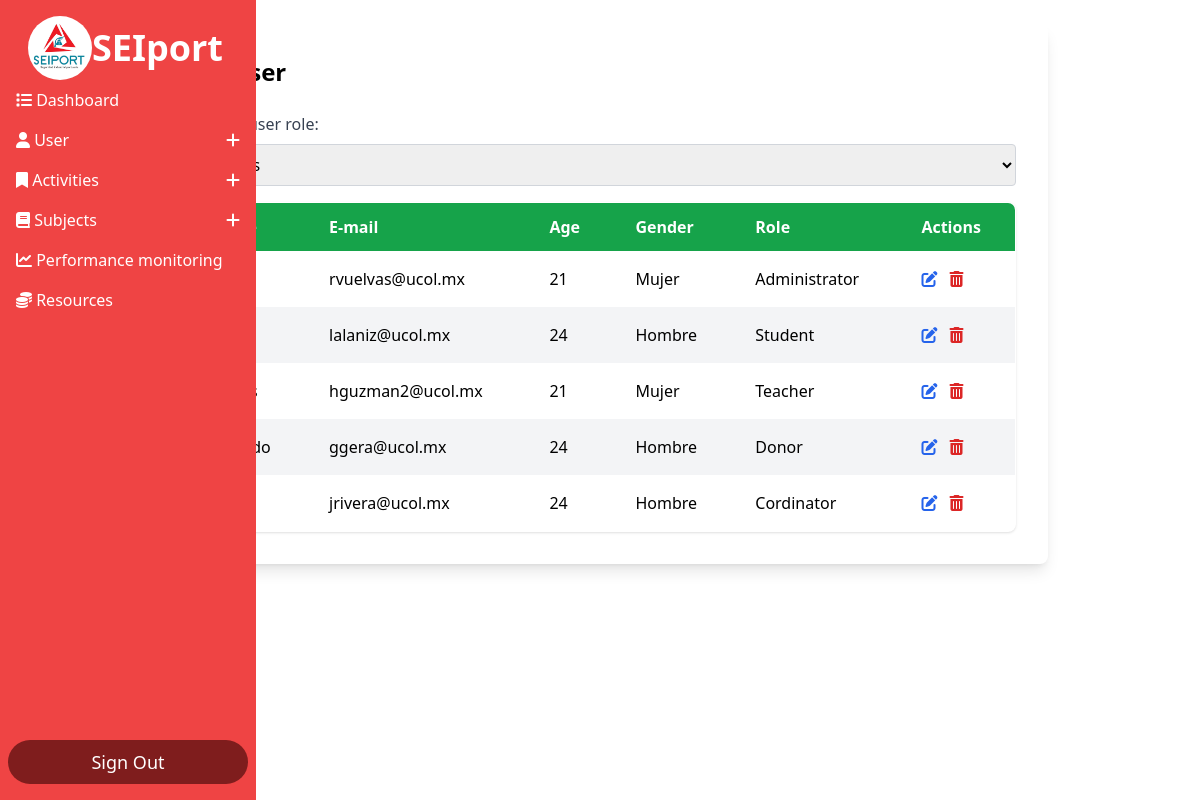
/Dashboard_Admin/dashboard.php?action=listar_usuarios (signed in), run on the app's committed database.
### tables this page shows
CREATE TABLE `usuarios` (
  `id` int(11) NOT NULL,
  `nombre` varchar(100) DEFAULT NULL,
  `correo` varchar(100) DEFAULT NULL,
  `password` varchar(10) NOT NULL,
  `genero` varchar(10) DEFAULT NULL,
  `edad` int(11) DEFAULT NULL,
  `tipo_usuario` varchar(50) DEFAULT NULL,
  `fecha_nac` date NOT NULL
);

### Dashboard_Admin/manejo_sesiones.php (called while the page is built, shortened)
<?php
    include '../Conexion/contacto.php';
    $showForm3 = isset($_GET['action']) && $_GET['action'] == 'listar_usuarios';
?>

### Conexion/conexion.php (called while the page is built, shortened)
<?php
	class Conexion
	{
		private $host='localhost';
		private $usuario='root';
		private $password = '';
		private $base='escuela';
		public $sentencia;
		private $conexion;
		private function abrir_conexion(){
			$this->conexion = new mysqli($this->host,$this->usuario,$this->password,$this->base);
		}
		public function obtener_sentencia(){
			$result = $this->conexion->query($this->sentencia);
			return $result;
		}
	}
?>

### Conexion/contacto.php (called while the page is built, shortened)
<?php
    include ("conexion.php");
    class Contacto extends Conexion {
        public function consultar(){
            $this->sentencia = "SELECT * FROM usuarios";
            $result = $this->obtener_sentencia();
            return $result;
        }
    }
?>

### Dashboard_Admin/listausuarios.php (the view, shortened to what this page needs)
<?php
require_once("../Conexion/contacto.php");
$obj = new Contacto();
$tipo_usuario = isset($_POST['tipo_usuario']) ? $_POST['tipo_usuario'] : '';
if ($tipo_usuario !== '') {
    $resultado = $obj->consultaxtipo($tipo_usuario);
} else {
    $resultado = $obj->consultar();
}
?>
<div class="max-w-4xl mx-auto bg-white p-8 rounded-lg shadow-lg">
    <h1 class="text-2xl font-bold mb-6">List user</h1>
    <form method="POST" class="mb-4" id="filterForm">
        <label for="tipo_usuario" class="block mb-2 text-gray-700">Filter by user role:</label>
        <select name="tipo_usuario" id="tipo_usuario" class="block w-full p-2 border border-gray-300 rounded" onchange="document.getElementById('filterForm').submit();">
            <option value="">All Roles</option>
        </select>
    </form>
    <table class="min-w-full table-auto border-collapse border border-gray-300 rounded-lg overflow-hidden shadow">
        <thead>
            <tr class="bg-green-600 text-white">
                <th class="px-6 py-3 text-left">Name</th>
                <th class="px-6 py-3 text-left">E-mail</th>
                <th class="px-6 py-3 text-left">Age</th>
                <th class="px-6 py-3 text-left">Gender</th>
                <th class="px-6 py-3 text-left">Role</th>
                <th class="px-6 py-3 text-left">Actions</th>
            </tr>
        </thead>
        <tbody>
            <?php while ($registro = $resultado->fetch_assoc()): ?>
                <tr class="even:bg-gray-100 hover:bg-gray-200">
                    <td class="px-6 py-4"><?php echo htmlspecialchars($registro["nombre"]); ?></td>
                    <td class="px-6 py-4"><?php echo htmlspecialchars($registro["correo"]); ?></td>
                    <td class="px-6 py-4"><?php echo htmlspecialchars($registro["edad"]); ?></td>
                    <td class="px-6 py-4"><?php echo htmlspecialchars($registro["genero"]); ?></td>
                    <td class="px-6 py-4"><?php echo htmlspecialchars($registro["tipo_usuario"]);?></td>
                    <td class="px-6 py-4">
                        <form action="" method="POST" style="display:inline;">
                            <button type="submit" name="modificarBtn" class="relative group text-blue-600 hover:text-blue-800 mr-2">
                                <i class="fas fa-edit"></i>
                            </button>
                        </form>
                        <a href="#" onclick="mostrarModal(<?php echo $registro['id']; ?>)" class="relative group text-red-600 hover:text-red-800">
                            <i class="fas fa-trash-alt"></i>
                        </a>
                    </td>
                </tr>
            <?php endwhile; ?>
        </tbody>
    </table>
</div>

### Dashboard_Admin/dashboard.php (shortened to what this page needs)
<?php
    include 'manejo_sesiones.php';
?>
<!DOCTYPE html>
<html lang="es">
<head>
    <script src="https://cdn.tailwindcss.com"></script>
    <link rel="stylesheet" href="https://cdnjs.cloudflare.com/ajax/libs/font-awesome/6.0.0-beta3/css/all.min.css">
</head>
<body>
    <div class="flex flex-row">
        <?php
            include 'menu.php';
        ?>
        <main class="flex-1 p-6">
            <?php
                if ($showForm3):
                    include 'listausuarios.php';
                endif;
            ?>
        </main>
    </div>
</body>
</html>

### Dashboard_Admin/menu.php (shortened to what this page needs)
<div class="flex flex-col bg-red-500 fixed h-screen justify-between w-64 py-4 px-2">
    <div class="flex items-center text-white text-3xl px-5">
    <div class="flex-shrink-0">
        <img class="w-18 h-16 rounded-full"
             src="../SRC/logoblanco.png"
             alt="Logo Edu4All">
    </div>
    <b class="ml-0 text-4xl">SEIport</b>
</div>
    <div class="flex flex-col flex-auto">
        <div class="p-2 hover:bg-red-700 rounded-md transition duration-500 ease-in-out">
            <a href="?action=dashboard" class="flex flex-row space-x-3">
                <h4 class="text-white hover:text-black">
                    <i class="fa-solid fa-list"></i>
                    Dashboard
                </h4>
            </a>
        </div>
        <div class="p-2 hover:bg-green-700 rounded-md transition duration-500 ease-in-out">
            <button id="toggleUsuarios" class="flex flex-row items-center justify-between w-full focus:outline-none">
                <span class="text-white hover:text-black">
                    <i class="fa-solid fa-user"></i>
                    User
                </span>
                <span id="iconUsuarios" class="text-white">
                    <i class="fa fa-plus"></i>
                </span>
            </button>
        </div>
        <div class="p-2 hover:bg-green-700 text-white rounded-md transition duration-500 ease-in-out">
            <button id="toggleActividades" class="flex flex-row items-center justify-between w-full focus:outline-none">
                <span class="text-white hover:text-black">
                    <i class="fa-solid fa-bookmark"></i>
                    Activities
                </span>
                <span id="iconActividades" class="text-white">
                    <i class="fa fa-plus"></i>
                </span>
            </button>
        </div>
        <div class="p-2 hover:bg-green-700 text-white rounded-md transition duration-500 ease-in-out">
            <button id="toggleMaterias" class="flex flex-row items-center justify-between w-full focus:outline-none">
                <span class="text-white hover:text-black">
                    <i class="fa-solid fa-book"></i>
                    Subjects
                </span>
                <span id="iconMaterias" class="text-white">
                    <i class="fa fa-plus"></i>
                </span>
            </button>
        </div>
        <div class="p-2 hover:bg-green-700 rounded-md transition duration-500 ease-in-out">
            <a href="#" class="flex flex-row space-x-3">
                <h4 class="text-white hover:text-black">
                    <i class="fa-solid fa-chart-line"></i>
                    Performance monitoring
                </h4>
            </a>
        </div>
        <div class="p-2 hover:bg-green-700 rounded-md transition duration-500 ease-in-out">
            <a href="#" class="flex flex-row space-x-3">
                <h4 class="text-white hover:text-black">
                    <i class="fa-solid fa-coins"></i>
                    Resources
                </h4>
            </a>
        </div>
    </div>
    <div class="flex flex-col">
        <a class="rounded-full bg-red-900 py-2 text-white text-lg hover:bg-green-700 text-center" href="../logins/logout.php">Sign Out</a>
    </div>
</div>

### data on the page
usuarios: correo "rvuelvas@ucol.mx", edad "21", genero "Mujer", tipo_usuario "Administrator"
usuarios: correo "lalaniz@ucol.mx", edad "24", genero "Hombre", tipo_usuario "Student"
usuarios: correo "hguzman2@ucol.mx", edad "21", genero "Mujer", tipo_usuario "Teacher"
usuarios: correo "ggera@ucol.mx", edad "24", genero "Hombre", tipo_usuario "Donor"
usuarios: correo "jrivera@ucol.mx", edad "24", genero "Hombre", tipo_usuario "Cordinator"
